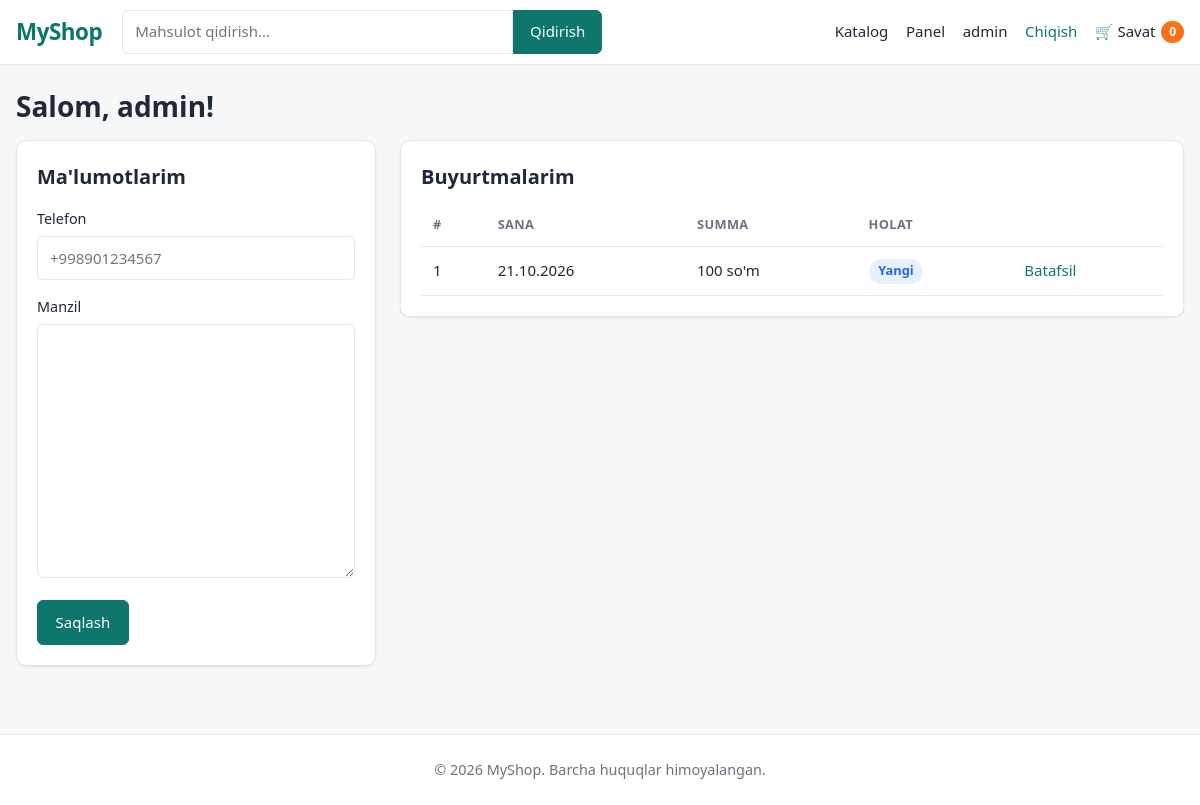
/profile/ (signed in), run on the app's committed database.
### marketapp/models.py (models this page shows, shortened)
class Profile(models.Model):
    user = models.OneToOneField(User, on_delete=models.CASCADE, related_name='profile')
    phone = models.CharField("Telefon", max_length=13, blank=True)
    address = models.TextField("Manzil", blank=True)

class Order(models.Model):
    STATUS_CHOICES = [
        ('new', 'Yangi'),
        ('paid', "To'langan"),
        ('shipping', 'Yetkazilmoqda'),
        ('delivered', 'Yetkazildi'),
        ('canceled', 'Bekor qilindi'),
    ]
    PAYMENT_CHOICES = [
        ('cash', 'Naqd'),
        ('click', 'Click'),
        ('payme', 'Payme'),
    ]
    user = models.ForeignKey(User, on_delete=models.SET_NULL, null=True, blank=True, related_name='orders')
    full_name = models.CharField("F.I.Sh", max_length=150)
    phone = models.CharField("Telefon", max_length=13)
    address = models.TextField("Manzil")
    comment = models.TextField("Izoh", blank=True)
    total_price = models.DecimalField(max_digits=12, decimal_places=2, default=0)
    status = models.CharField(max_length=20, choices=STATUS_CHOICES, default='new')
    payment_method = models.CharField(max_length=20, choices=PAYMENT_CHOICES, default='cash')
    is_paid = models.BooleanField(default=False)
    created_at = models.DateTimeField(auto_now_add=True)
    class Meta:
        ordering = ['-created_at']

### marketapp/views.py (the view)
# urls.py: path('profile/', views.profile, name='profile'),
@login_required
def profile(request):
    profile, _ = Profile.objects.get_or_create(user=request.user)
    form = ProfileForm(request.POST or None, instance=profile)
    if request.method == 'POST' and form.is_valid():
        form.save()
        messages.success(request, "Ma'lumotlar saqlandi")
        return redirect('profile')
    orders = request.user.orders.prefetch_related('items')
    return render(request, 'shop/profile.html', {'form': form, 'orders': orders})

### marketapp/views.py
class ProfileForm(forms.ModelForm):
    class Meta:
        model = Profile
        fields = ('phone', 'address')
        widgets = {'phone': forms.TextInput(attrs=PHONE_ATTRS)}

### marketapp/views.py (called while the page is built)
def cart_count(request):
    return {'cart_count': len(Cart(request))}

    def __len__(self):
        return sum(self.cart.values())

### marketapp/templates/shop/profile.html (shortened to what this page needs)
{% extends 'shop/base.html' %}
{% load humanize %}
{% block content %}
<h1>Salom, {{ user.first_name|default:user.username }}!</h1>
<div class="profile">
  <form method="post" class="card form">
    <h2>Ma'lumotlarim</h2>
    {% include 'shop/includes/form_fields.html' %}
    <button class="btn btn--primary">Saqlash</button>
  </form>
  <div class="card">
    <h2>Buyurtmalarim</h2>
    <table class="table">
      <thead><tr><th>#</th><th>Sana</th><th>Summa</th><th>Holat</th><th></th></tr></thead>
      <tbody>
      {% for o in orders %}
        <tr>
          <td>{{ o.id }}</td>
          <td>{{ o.created_at|date:"d.m.Y" }}</td>
          <td>{{ o.total_price|floatformat:0|intcomma }} so'm</td>
          <td><span class="status status--{{ o.status }}">{{ o.get_status_display }}</span></td>
          <td><a href="{% url 'order_detail' o.id %}">Batafsil</a></td>
        </tr>
      {% empty %}
        <tr><td colspan="5" class="muted">Hali buyurtma bermagansiz.</td></tr>
      {% endfor %}
      </tbody>
    </table>
  </div>
</div>
{% endblock %}

### marketapp/templates/shop/base.html (shortened to what this page needs)
{% load static %}
<!DOCTYPE html>
<html lang="uz">
<head>
  <link rel="stylesheet" href="{% static 'includes/components.css' %}">
  <link rel="stylesheet" href="{% static 'shop/style.css' %}">
</head>
<body>
  <header class="header">
    <div class="container header__inner">
      <a href="{% url 'home' %}" class="logo">MyShop</a>
      <form action="{% url 'product_list' %}" method="get" class="search">
        <input type="search" name="q" value="{{ q|default:'' }}" placeholder="Mahsulot qidirish...">
        <button type="submit">Qidirish</button>
      </form>
      <nav class="nav" id="nav">
        <a href="{% url 'product_list' %}">Katalog</a>
        {% if user.is_authenticated %}
          {% if user.is_staff %}<a href="{% url 'panel_dashboard' %}">Panel</a>{% endif %}
          <a href="{% url 'profile' %}">{{ user.first_name|default:user.username }}</a>
          <form method="post" action="{% url 'logout' %}" class="inline">
            {% csrf_token %}<button class="link">Chiqish</button>
          </form>
        {% else %}
          <a href="{% url 'login' %}">Kirish</a>
          <a href="{% url 'register' %}">Ro'yxatdan o'tish</a>
        {% endif %}
        <a href="{% url 'cart_detail' %}" class="cart-link">
          🛒 Savat <span class="badge" id="cart-count">{{ cart_count|default:0 }}</span>
        </a>
      </nav>
    </div>
  </header>
  <main class="container main">{% block content %}{% endblock %}</main>
  <footer class="footer">
    <div class="container">© {% now "Y" %} MyShop. Barcha huquqlar himoyalangan.</div>
  </footer>
</body>
</html>

### marketapp/templates/shop/includes/form_fields.html (shortened to what this page needs)
{% for field in form %}
  <div class="form__group{% if field.errors %} has-error{% endif %}">
    {% if field.field.widget.input_type == 'checkbox' %}
      <label class="checkbox">{{ field }} {{ field.label }}</label>
    {% else %}
      <label for="{{ field.id_for_label }}">{{ field.label }}</label>
      {{ field }}
    {% endif %}
  </div>
{% endfor %}

### marketapp/static/includes/components.css (style rules this page uses)
:root { --primary: #0f766e; --primary-dark: #0b5d57; --primary-light: #e6f4f2; --accent: #f97316; --danger: #dc2626; --danger-light: #fdecec; --warning: #d97706; --warning-light: #fef3e2; --success: #16a34a; --success-light: #e8f7ee; --info: #2563eb; --info-light: #e8effd; --text: #1f2937; --text-muted: #6b7280; --border: #e5e7eb; --bg: #f6f7f9; --white: #ffffff; --radius: 10px; --radius-sm: 6px; --shadow: 0 1px 3px rgba(0, 0, 0, .06), 0 1px 2px rgba(0, 0, 0, .04); --shadow-lg: 0 10px 25px rgba(0, 0, 0, .08); --container: 1200px; --font: system-ui, -apple-system, "Segoe UI", Roboto, Arial, sans-serif; }
*, *::before, *::after { box-sizing: border-box; margin: 0; padding: 0; }
body { font-family: var(--font); font-size: 15px; line-height: 1.55; color: var(--text); background: var(--bg); }
a { color: var(--primary); text-decoration: none; }
h1 { font-size: 1.75rem; line-height: 1.25; margin-bottom: 1rem; }
h2 { font-size: 1.25rem; margin-bottom: .75rem; }
.container { width: 100%; max-width: var(--container); margin: 0 auto; padding: 0 16px; }
.inline { display: inline; }
.btn { display: inline-flex; align-items: center; justify-content: center; gap: .4rem; padding: .6rem 1.1rem; font: inherit; font-weight: 500; color: var(--text); background: var(--white); border: 1px solid var(--border); border-radius: var(--radius-sm); cursor: pointer; transition: background .15s, border-color .15s, color .15s; white-space: nowrap; }
.btn--primary { background: var(--primary); border-color: var(--primary); color: var(--white); }
button.link { background: none; border: none; font: inherit; color: var(--primary); cursor: pointer; padding: 0; }
.card { background: var(--white); border: 1px solid var(--border); border-radius: var(--radius); padding: 1.25rem; box-shadow: var(--shadow); margin-bottom: 1.25rem; }
.badge { display: inline-block; min-width: 1.4rem; padding: .1rem .5rem; font-size: .75rem; font-weight: 600; text-align: center; border-radius: 999px; background: #eef0f3; color: var(--text-muted); }
.status { display: inline-block; padding: .15rem .6rem; font-size: .8rem; font-weight: 600; border-radius: 999px; white-space: nowrap; }
.status--new { background: var(--info-light); color: var(--info); }
.table { width: 100%; border-collapse: collapse; }
.table th, .table td { padding: .7rem .75rem; text-align: left; border-bottom: 1px solid var(--border); vertical-align: middle; }
.table th { font-size: .8rem; font-weight: 600; color: var(--text-muted); text-transform: uppercase; letter-spacing: .03em; }
.form h1, .form h2 { margin-bottom: 1rem; }
.form__group { margin-bottom: 1rem; }
.form__group label { display: block; margin-bottom: .35rem; font-weight: 500; font-size: .9rem; }
input:not([type="checkbox"]):not([type="radio"]):not([type="file"]):not([type="hidden"]), select, textarea { width: 100%; padding: .6rem .75rem; font: inherit; color: var(--text); background: var(--white); border: 1px solid var(--border); border-radius: var(--radius-sm); transition: border-color .15s, box-shadow .15s; }
textarea { resize: vertical; }

### marketapp/static/shop/style.css (style rules this page uses)
body { display: flex; flex-direction: column; min-height: 100vh; }
.main { flex: 1; padding-top: 1.5rem; padding-bottom: 3rem; }
.header { position: sticky; top: 0; z-index: 50; background: var(--white); border-bottom: 1px solid var(--border); }
.header__inner { display: flex; align-items: center; gap: 1.25rem; height: 64px; }
.logo { font-size: 1.4rem; font-weight: 800; color: var(--primary); letter-spacing: -.02em; }
.search { display: flex; flex: 1; max-width: 480px; }
.search input { border-radius: var(--radius-sm) 0 0 var(--radius-sm) !important; }
.search button { padding: 0 1rem; font: inherit; color: var(--white); background: var(--primary); border: 1px solid var(--primary); border-radius: 0 var(--radius-sm) var(--radius-sm) 0; cursor: pointer; }
.nav { display: flex; align-items: center; gap: 1.1rem; margin-left: auto; }
.nav a { color: var(--text); font-weight: 500; }
.cart-link { display: inline-flex; align-items: center; gap: .35rem; }
.cart-link .badge { background: var(--accent); color: var(--white); }
.footer { padding: 1.5rem 0; color: var(--text-muted); font-size: .9rem; text-align: center; background: var(--white); border-top: 1px solid var(--border); }
.profile { display: grid; grid-template-columns: 360px 1fr; gap: 1.5rem; align-items: start; }

### data on the page
Order: id "1", created_at "21.10.2026", total_price "100", status "Yangi"

### other printed values
{{ user.first_name|default:user.username }} "admin"
{{ cart_count|default:0 }} "0"
{{ field.label }} "Telefon" "Manzil"
